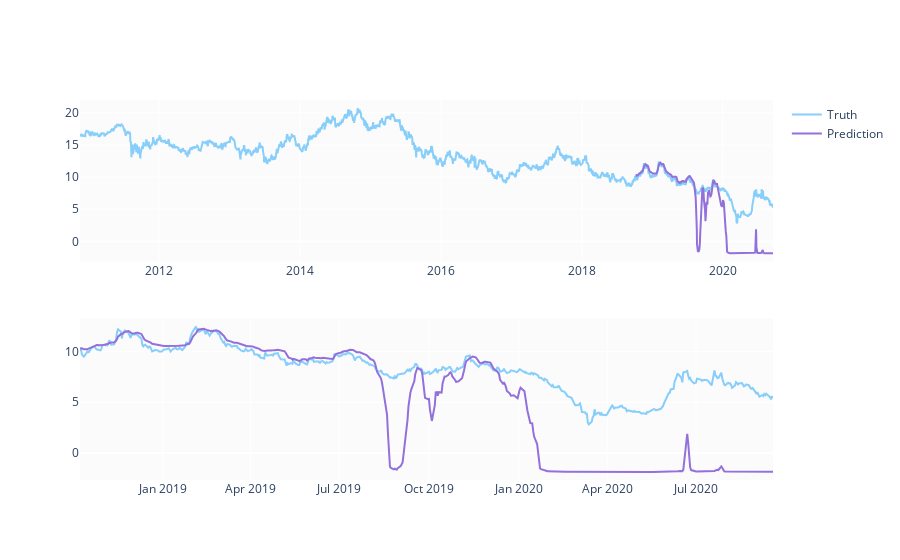

Source (notebook cell):
### Code cell
predicted_prices = df.loc[test_split_idx+1:].copy()
predicted_prices['Otwarcie'] = y_pred

fig = make_subplots(rows=2, cols=1)
fig.add_trace(go.Scatter(x=df.Data, y=df.Otwarcie,
                        name='Truth',
                        marker_color='LightSkyBlue'), row=1, col=1)

fig.add_trace(go.Scatter(x=predicted_prices.Data,
                        y=predicted_prices.Otwarcie,
                        name='Prediction',
                        marker_color='MediumPurple'), row=1, col=1)

fig.add_trace(go.Scatter(x=predicted_prices.Data,
                        y=y_test,
                        name='Truth',
                        marker_color='LightSkyBlue',
                        showlegend=False), row=2, col=1)

fig.add_trace(go.Scatter(x=predicted_prices.Data,
                        y=predicted_prices.Otwarcie,
                        name='Prediction',
                        marker_color='MediumPurple',
                        showlegend=False), row=2, col=1)

fig.show()

### Figure 1 — Plotly figure (JSON) as saved in the notebook; plotly's stock layout.template omitted (floating-point values rounded to 4 significant figures; data arrays with more than 128 entries replaced by an {"elided": "..."} marker saying what was removed)
{"data": [{"marker": {"color": "LightSkyBlue"}, "name": "Truth", "type": "scatter", "x": {"elided": "2462 str values"}, "xaxis": "x", "y": {"elided": "2462 float values"}, "yaxis": "y"}, {"marker": {"color": "MediumPurple"}, "name": "Prediction", "type": "scatter", "x": {"elided": "492 str values"}, "xaxis": "x", "y": {"elided": "492 float values"}, "yaxis": "y"}, {"marker": {"color": "LightSkyBlue"}, "name": "Truth", "showlegend": false, "type": "scatter", "x": {"elided": "492 str values"}, "xaxis": "x2", "y": {"elided": "492 float values"}, "yaxis": "y2"}, {"marker": {"color": "MediumPurple"}, "name": "Prediction", "showlegend": false, "type": "scatter", "x": {"elided": "492 str values"}, "xaxis": "x2", "y": {"elided": "492 float values"}, "yaxis": "y2"}], "layout": {"xaxis": {"anchor": "y", "domain": [0, 1]}, "xaxis2": {"anchor": "y2", "domain": [0, 1]}, "yaxis": {"anchor": "x", "domain": [0.575, 1]}, "yaxis2": {"anchor": "x2", "domain": [0, 0.425]}}}
